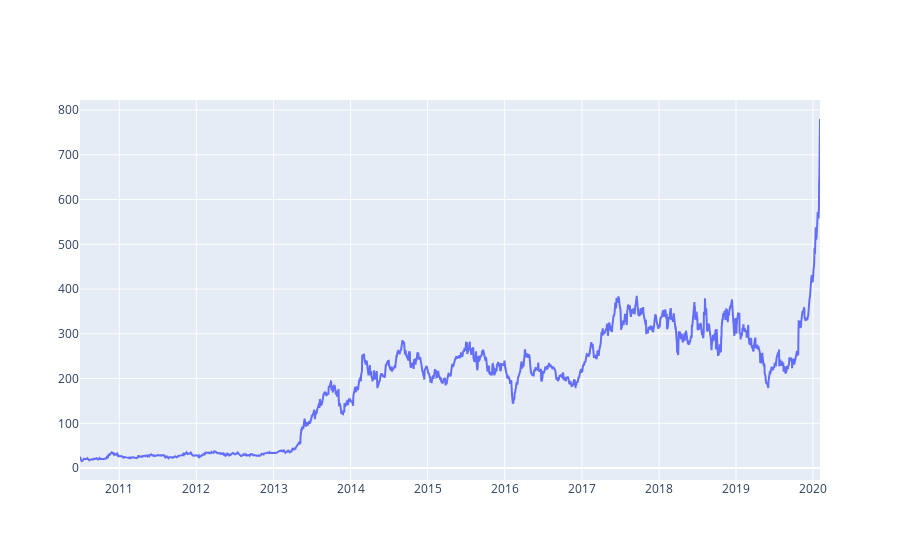

Write notebook code for a chart like this one.
### Code cell
import blueprint as bp 

bp.show_plot()

### Figure 1 — Plotly figure (JSON) as saved in the notebook; plotly's stock layout.template omitted (floating-point values rounded to 4 significant figures; data arrays with more than 128 entries replaced by an {"elided": "..."} marker saying what was removed)
{"data": [{"mode": "lines", "type": "scatter", "x": {"elided": "2416 str values"}, "y": {"elided": "2416 float values"}}], "layout": {}}
